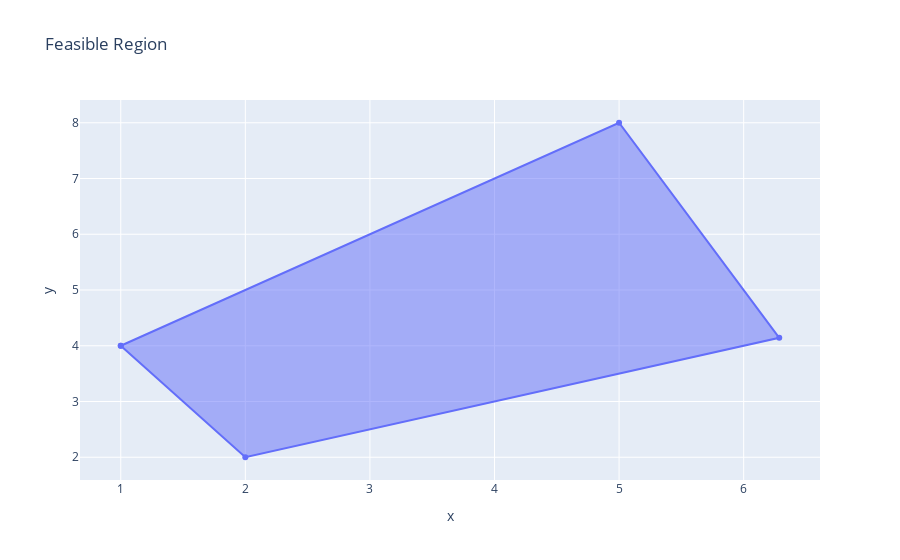

This figure's notebook cell:
### Code cell
feasible_region = go.Scatter(
    x=[vertices_1_2[0], vertices_1_3[0], vertices_3_4[0], vertices_2_4[0], vertices_1_2[0]],
    y=[vertices_1_2[1], vertices_1_3[1], vertices_3_4[1], vertices_2_4[1], vertices_1_2[1]],
    fill='toself'
)

layout['title']['text'] = 'Feasible Region'
fig = go.Figure(data=[feasible_region], layout=layout)
iplot(fig)

### Figure 1 — Plotly figure (JSON) as saved in the notebook; plotly's stock layout.template omitted (floating-point values rounded to 4 significant figures)
{"data": [{"fill": "toself", "type": "scatter", "x": [1, 5, 6.286, 2, 1], "y": [4, 8, 4.143, 2, 4]}], "layout": {"autosize": true, "title": {"text": "Feasible Region"}, "xaxis": {"autorange": true, "range": [0.6873, 6.598], "title": {"text": "x"}, "type": "linear"}, "yaxis": {"autorange": true, "range": [1.599, 8.401], "title": {"text": "y"}, "type": "linear"}}}
